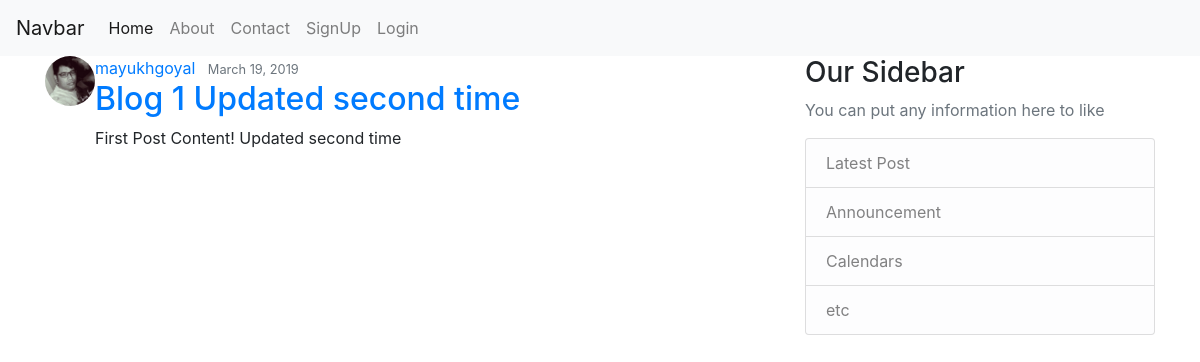
The app's page /post/1/ with its own data.
### movie1/models.py (models this page shows, shortened)
class Post(models.Model):
	title = models.CharField(max_length=100)
	content = models.TextField()
	date_posted = models.DateTimeField(default=timezone.now)
	author = models.ForeignKey(User, on_delete=models.CASCADE)

### users/models.py (models this page shows, shortened)
class Profile(models.Model):
    user = models.OneToOneField(User,on_delete=models.CASCADE)
    image = models.ImageField(default='default.jpg',upload_to='profile_pics')

### movie1/views.py (the view)
# urls.py: path('post/<int:pk>/', PostDetailView.as_view(),name='post-detail'),
class PostDetailView(DetailView):
	model = Post
	template_name = 'post_detail.html'

### movie1/templates/post_detail.html (shortened to what this page needs)
{% extends "base.html"%}
{% block content %}
	<article class="media content-section">
			<img class="rounded-circle" src="{{object.author.profile.image.url}}" width="50">
			<div class="media-body">
        <div class="article-metadata">
            <a class="mr-2" href="#">{{object.author}}</a>
            <small class="text-muted">{{object.date_posted|date:"F d, Y"}}</small>
        </div>
        <h2><a class="article-title" href="#">{{object.title}}</a></h2>
        <p class="article-content">{{object.content}}</p>
			</div>
	</article>
{% endblock content %}

### records on screen
Post: author.profile.image (picture), author "mayukhgoyal", date_posted "March 19, 2019", title "Blog 1 Updated second time", content "First Post Content! Updated second time"
